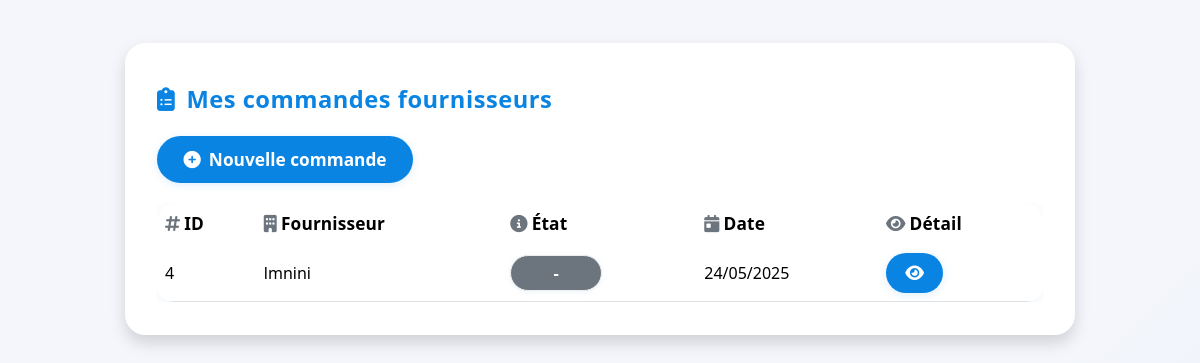
Screenshot of /commandes/ (signed in) with the database file from the repository.
### inventory/models.py (models this page shows, shortened)
class Commande(models.Model):
    date       = models.DateField(auto_now_add=True)
    etat       = models.CharField(max_length=100)
    fournisseur= models.ForeignKey(Fournisseur, on_delete=models.CASCADE)
    employe    = models.ForeignKey(CustomUser, on_delete=models.CASCADE, limit_choices_to={'role': 'employe'})

class Fournisseur(models.Model):
    user = models.OneToOneField(
        CustomUser, on_delete=models.CASCADE,
        limit_choices_to={'role': 'fournisseur'},
        related_name='fournisseur_profile',
        null=True, blank=True  # ← autorise les fournisseurs sans user
    )
    nom     = models.CharField(max_length=100)
    contact = models.CharField(max_length=20)
    email   = models.EmailField(unique=True)
    adresse = models.CharField(max_length=255, blank=True, null=True)

### inventory/views.py (the view)
# urls.py: path('commandes/', commande_list, name='commande_list'),
@login_required
def commande_list(request):
    commandes = Commande.objects.filter(employe=request.user)
    return render(request, 'commande_list.html', {'commandes': commandes})

### templates/commande_list.html (shortened to what this page needs)
{% load static %}
<!DOCTYPE html>
<html lang="fr">
<head>
    <link href="https://cdn.jsdelivr.net/npm/bootstrap@5.3.2/dist/css/bootstrap.min.css" rel="stylesheet">
    <link rel="stylesheet" href="https://cdnjs.cloudflare.com/ajax/libs/font-awesome/6.4.0/css/all.min.css">
</head>
<body>
<div class="commandes-wrapper shadow">
    <div class="page-title">
        <i class="fas fa-clipboard-list"></i> Mes commandes fournisseurs
    </div>
    <a href="{% url 'add_commande' %}" class="btn btn-add">
        <i class="fas fa-plus-circle"></i>Nouvelle commande
    </a>
    <div class="table-responsive">
        <table class="table align-middle">
            <thead>
                <tr>
                    <th><i class="fas fa-hashtag text-secondary me-1"></i>ID</th>
                    <th><i class="fas fa-building text-secondary me-1"></i>Fournisseur</th>
                    <th><i class="fas fa-info-circle text-secondary me-1"></i>État</th>
                    <th><i class="fas fa-calendar-day text-secondary me-1"></i>Date</th>
                    <th><i class="fas fa-eye text-secondary me-1"></i>Détail</th>
                </tr>
            </thead>
            <tbody>
                {% for cmd in commandes %}
                <tr>
                    <td>{{ cmd.id }}</td>
                    <td>{{ cmd.fournisseur.nom }}</td>
                    <td>
                        {% if cmd.etat == 'en_attente' %}
                            <span class="badge-etat etat-en_attente"><i class="fas fa-hourglass-half"></i> En attente</span>
                        {% elif cmd.etat == 'validee' %}
                            <span class="badge-etat etat-validee"><i class="fas fa-check-circle"></i> Validée</span>
                        {% elif cmd.etat == 'annulee' %}
                            <span class="badge-etat etat-annulee"><i class="fas fa-times-circle"></i> Annulée</span>
                        {% elif cmd.etat == 'livree' %}
                            <span class="badge-etat etat-livree"><i class="fas fa-truck"></i> Livrée</span>
                        {% else %}
                            <span class="badge-etat bg-secondary text-white">-</span>
                        {% endif %}
                    </td>
                    <td>{{ cmd.date|date:"d/m/Y" }}</td>
                    <td>
                        <a href="{% url 'commande_detail' cmd.id %}" class="btn btn-info btn-sm" title="Voir le détail">
                            <i class="fas fa-eye"></i>
                        </a>
                    </td>
                </tr>
                {% endfor %}
            </tbody>
        </table>
    </div>
</div>
</body>
</html>

### templates/commande_list.html (style rules this page uses)
body { background: linear-gradient(135deg, #f4f6fb 70%, #e8f0fc 100%); font-family: 'Segoe UI', 'Roboto', Arial, sans-serif; color: #222a36; min-height: 100vh; }
.commandes-wrapper { max-width: 950px; margin: 2.7rem auto 2.1rem auto; background: rgba(255,255,255,0.98); border-radius: 1.3rem; box-shadow: 0 8px 32px 0 rgba(52, 87, 179, 0.10); padding: 2.4rem 2rem 2.1rem 2rem; animation: fadeIn .8s cubic-bezier(.21,1.11,.57,1) both; }
.page-title { font-size: 1.48rem; font-weight: 800; color: #0984e3; letter-spacing: 0.5px; margin-bottom: 1.2rem; display: flex; align-items: center; gap: .7rem; }
.btn-add { background: #0984e3; color: #fff; border-radius: 2rem; font-weight: 600; padding: .6rem 1.6rem; font-size: 1.08rem; box-shadow: 0 2px 8px #0984e322; margin-bottom: 1.25rem; transition: background .17s; }
.btn-add i { margin-right: .5rem; }
.table { border-radius: 1.1rem; overflow: hidden; background: rgba(255,255,255,0.97); margin-bottom: 0; box-shadow: 0 2px 20px #0984e313; }
thead { background: #e8f0fc; }
thead th { color: #222a36; font-weight: 700; font-size: 1.08rem; border-bottom: none; vertical-align: middle; letter-spacing: .14px; }
tbody tr { transition: background .15s; }
td, th { vertical-align: middle; }
.badge-etat { display: inline-flex; align-items: center; gap: 0.4em; font-size: 1.03rem; border-radius: 1.3rem; font-weight: 600; padding: 5px 16px; letter-spacing: 0.15px; border: 1px solid #eee; box-shadow: 0 1px 6px #0984e311; min-width: 92px; justify-content: center; }
.btn-info { border-radius: 2rem; font-weight: 600; font-size: 1.04rem; color: #fff; background: #0984e3; border: none; box-shadow: 0 2px 8px #0984e322; padding: 0.45rem 1.2rem; transition: background .15s; }

### rows the page displays
Commande: id "4", fournisseur.nom "lmnini", date "24/05/2025"
